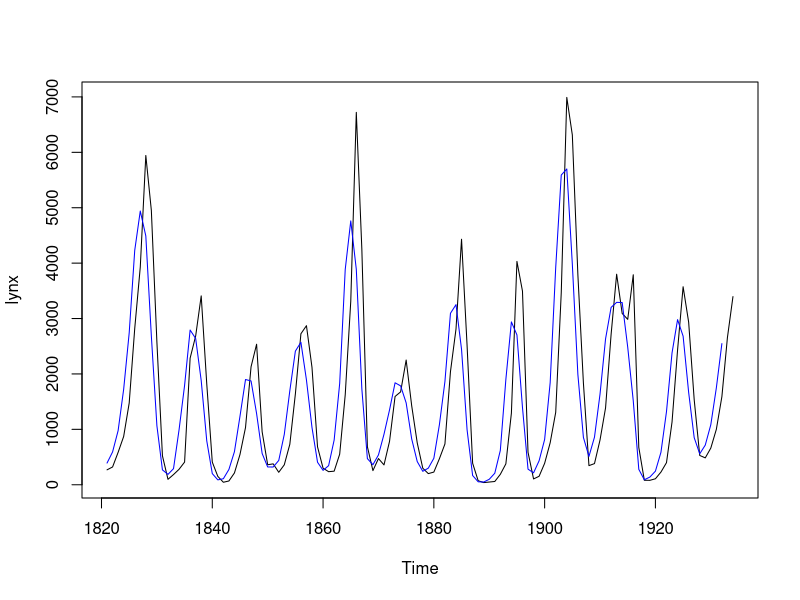

This chart was generated by the following R code:
#These exercises are done from this website:
#http://r-tutorials.com/r-exercises-beginners-easy-functions/


#question 1 
myfun<-function(l){
  l^(1:length(l))/l # here i expand with division
  #if you remove 1: you will use only length of l
  #which is 10, so you will have each element of l
  #to the power of 10, -> 1, 1024, 59049...
}

myfun(1:10)


#question 2

data("lynx")
sma <- function(x){
  n=length(x)
  #notice how the average is taken
  #first we take the numbers from 1:112
  #then we take the numbers from 2:113
  #then we take the numbers from 3:114
  #this is apparently how moving average works
  (x[1:(n-2)]+x[2:(n-1)]+x[3:(n)])/3
  
}

mod_data<-sma(lynx)
plot_1 = ts(mod_data, 1821)
plot(lynx)
lines(plot_1,col='blue')

#question 3

myquarter<-function(x){
  
  if (x>=0 & x<=90){print(1)}
  if (x>=90 & x<=180){print(2)}
  if (x>=180 & x<=270){print(3)}
  if (x>=270 & x<=360){print(4)}
    
}
myquarter(170)
